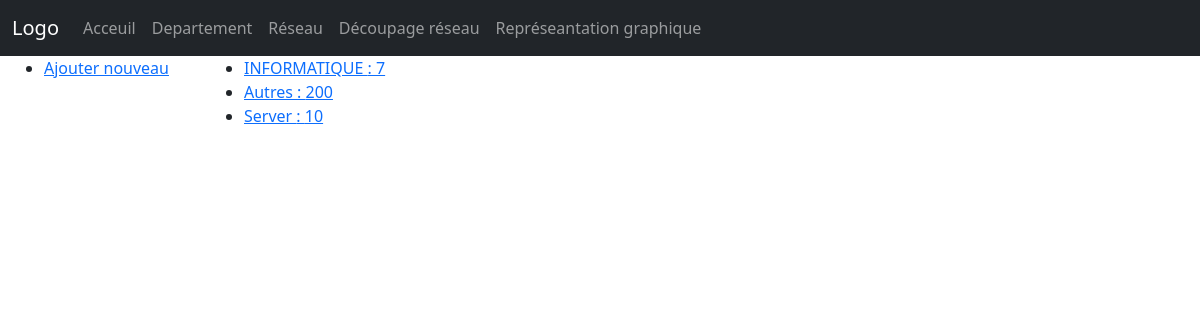
Before: /departementlist/ with the older database file.
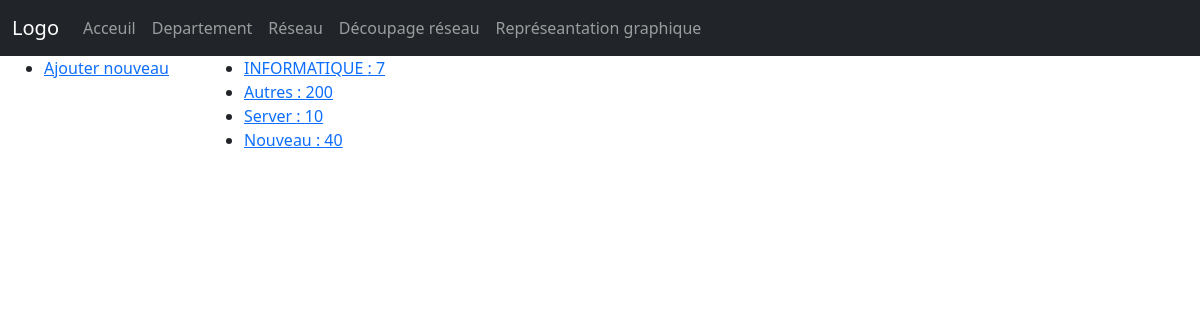
After: the same page with the newer database file.
### myapp/models.py (models this page shows, shortened)
class Departement(models.Model):
    nomDepart = models.CharField(max_length=30)
    nbPers = models.IntegerField()

### myapp/views.py (the view)
# urls.py: path('departementlist/', views.departementlist, name='departementlist'),
def departementlist(request):
    context = {}
    context["dataset"] = Departement.objects.all()
    return render(request, "departementlist.html", context)

### myapp/templates/departementlist.html (shortened to what this page needs)
<!DOCTYPE html>
<html>
<head>
  {% load bootstrap5 %}
  {% bootstrap_css %}
</head>
<body>
<nav class="navbar navbar-expand-sm navbar-dark bg-dark">
    <div class="container-fluid">
    <a class="navbar-brand" href="javascript:void(0)">Logo</a>
    <div class="collapse navbar-collapse" id="mynavbar">
        <ul class="navbar-nav me-auto">
        <li class="nav-item">
            <a class="nav-link" href="/">Acceuil</a>
        </li>
        <li class="nav-item">
            <a class="nav-link" href="/departementlist">Departement</a>
        </li>
        <li class="nav-item">
            <a class="nav-link" href="/sousreseaulist">Réseau</a>
        </li>
        <li class="nav-item">
            <a class="nav-link" href="/calculateur">Découpage réseau</a>
        </li>
        <li class="nav-item">
            <a class="nav-link" href="/graph">Représeantation graphique</a>
        </li>
        </ul>
    </div>
        </div>
    </nav>
<div class="container-fluid">
    <div class="row">
      <div class="col-sm-2">
        {% block sidebar %}
          <ul class="sidebar-nav">
            <li><a href="/departement/">Ajouter nouveau</a></li>
          </ul>
        {% endblock %}
      </div>
        <div class="col-sm-10 ">
            {% block content %}
            <ul>
                {% for x in dataset %}
                  <li><a href="/departement/{{ x.id }}">{{ x.nomDepart }} : {{ x.nbPers }}</a></li>
                {% endfor %}
            </ul>
            {% endblock %}
        </div>
    </div>
  </div>
</body>
</html>

Changed rows visible on the page:
added Departement: nomDepart "Nouveau", nbPers "40"
